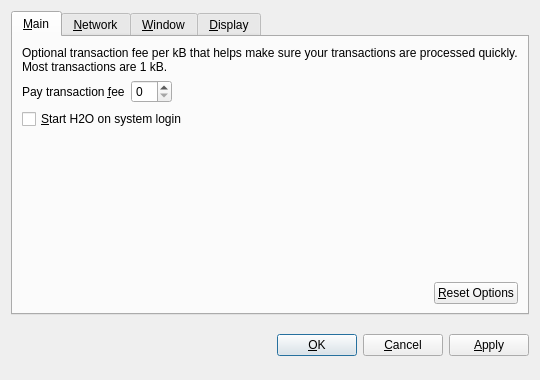
<?xml version="1.0" encoding="UTF-8"?>
<ui version="4.0">
 <class>OptionsDialog</class>
 <widget class="QDialog" name="OptionsDialog">
  <property name="geometry">
   <rect>
    <x>0</x>
    <y>0</y>
    <width>540</width>
    <height>380</height>
   </rect>
  </property>
  <property name="windowTitle">
   <string>Options</string>
  </property>
  <property name="modal">
   <bool>true</bool>
  </property>
  <layout class="QVBoxLayout" name="verticalLayout">
   <item>
    <widget class="QTabWidget" name="tabWidget">
     <property name="tabPosition">
      <enum>QTabWidget::North</enum>
     </property>
     <property name="currentIndex">
      <number>0</number>
     </property>
     <widget class="QWidget" name="tabMain">
      <attribute name="title">
       <string>&amp;Main</string>
      </attribute>
      <layout class="QVBoxLayout" name="verticalLayout_Main">
       <item>
        <widget class="QLabel" name="transactionFeeInfoLabel">
         <property name="text">
          <string>Optional transaction fee per kB that helps make sure your transactions are processed quickly. Most transactions are 1 kB.</string>
         </property>
         <property name="textFormat">
          <enum>Qt::PlainText</enum>
         </property>
         <property name="wordWrap">
          <bool>true</bool>
         </property>
        </widget>
       </item>
       <item>
        <layout class="QHBoxLayout" name="horizontalLayout_1_Main">
         <item>
          <widget class="QLabel" name="transactionFeeLabel">
           <property name="text">
            <string>Pay transaction &amp;fee</string>
           </property>
           <property name="textFormat">
            <enum>Qt::PlainText</enum>
           </property>
           <property name="buddy">
            <cstring>transactionFee</cstring>
           </property>
          </widget>
         </item>
         <item>
          <widget class="BitcoinAmountField" name="transactionFee"/>
         </item>
         <item>
          <spacer name="horizontalSpacer_1_Main">
           <property name="orientation">
            <enum>Qt::Horizontal</enum>
           </property>
           <property name="sizeHint" stdset="0">
            <size>
             <width>40</width>
             <height>20</height>
            </size>
           </property>
          </spacer>
         </item>
        </layout>
       </item>
       <item>
        <widget class="QCheckBox" name="bitcoinAtStartup">
         <property name="toolTip">
          <string>Automatically start H2O after logging in to the system.</string>
         </property>
         <property name="text">
          <string>&amp;Start H2O on system login</string>
         </property>
        </widget>
       </item>
       <item>
        <spacer name="verticalSpacer_Main">
         <property name="orientation">
          <enum>Qt::Vertical</enum>
         </property>
         <property name="sizeHint" stdset="0">
          <size>
           <width>20</width>
           <height>40</height>
          </size>
         </property>
        </spacer>
       </item>
       <item>
        <layout class="QHBoxLayout" name="horizontalLayout_2_Main">
         <item>
          <spacer name="horizontalSpacer_2_Main">
           <property name="orientation">
            <enum>Qt::Horizontal</enum>
           </property>
           <property name="sizeHint" stdset="0">
            <size>
             <width>40</width>
             <height>20</height>
            </size>
           </property>
          </spacer>
         </item>
         <item>
          <widget class="QPushButton" name="resetButton">
           <property name="toolTip">
            <string>Reset all client options to default.</string>
           </property>
           <property name="text">
            <string>&amp;Reset Options</string>
           </property>
           <property name="autoDefault">
            <bool>false</bool>
           </property>
          </widget>
         </item>
        </layout>
       </item>
      </layout>
     </widget>
     <widget class="QWidget" name="tabNetwork">
      <attribute name="title">
       <string>&amp;Network</string>
      </attribute>
      <layout class="QVBoxLayout" name="verticalLayout_Network">
       <item>
        <widget class="QCheckBox" name="mapPortUpnp">
         <property name="toolTip">
          <string>Automatically open the H2O client port on the router. This only works when your router supports UPnP and it is enabled.</string>
         </property>
         <property name="text">
          <string>Map port using &amp;UPnP</string>
         </property>
        </widget>
       </item>
       <item>
        <widget class="QCheckBox" name="connectSocks">
         <property name="toolTip">
          <string>Connect to the H2O network through a SOCKS proxy (e.g. when connecting through Tor).</string>
         </property>
         <property name="text">
          <string>&amp;Connect through SOCKS proxy:</string>
         </property>
        </widget>
       </item>
       <item>
        <layout class="QHBoxLayout" name="horizontalLayout_Network">
         <item>
          <widget class="QLabel" name="proxyIpLabel">
           <property name="text">
            <string>Proxy &amp;IP:</string>
           </property>
           <property name="textFormat">
            <enum>Qt::PlainText</enum>
           </property>
           <property name="buddy">
            <cstring>proxyIp</cstring>
           </property>
          </widget>
         </item>
         <item>
          <widget class="QValidatedLineEdit" name="proxyIp">
           <property name="maximumSize">
            <size>
             <width>140</width>
             <height>16777215</height>
            </size>
           </property>
           <property name="toolTip">
            <string>IP address of the proxy (e.g. 127.0.0.1)</string>
           </property>
          </widget>
         </item>
         <item>
          <widget class="QLabel" name="proxyPortLabel">
           <property name="text">
            <string>&amp;Port:</string>
           </property>
           <property name="textFormat">
            <enum>Qt::PlainText</enum>
           </property>
           <property name="buddy">
            <cstring>proxyPort</cstring>
           </property>
          </widget>
         </item>
         <item>
          <widget class="QLineEdit" name="proxyPort">
           <property name="maximumSize">
            <size>
             <width>55</width>
             <height>16777215</height>
            </size>
           </property>
           <property name="toolTip">
            <string>Port of the proxy (e.g. 9050)</string>
           </property>
          </widget>
         </item>
         <item>
          <widget class="QLabel" name="socksVersionLabel">
           <property name="text">
            <string>SOCKS &amp;Version:</string>
           </property>
           <property name="textFormat">
            <enum>Qt::PlainText</enum>
           </property>
           <property name="buddy">
            <cstring>socksVersion</cstring>
           </property>
          </widget>
         </item>
         <item>
          <widget class="QValueComboBox" name="socksVersion">
           <property name="toolTip">
            <string>SOCKS version of the proxy (e.g. 5)</string>
           </property>
          </widget>
         </item>
         <item>
          <spacer name="horizontalSpacer_Network">
           <property name="orientation">
            <enum>Qt::Horizontal</enum>
           </property>
           <property name="sizeHint" stdset="0">
            <size>
             <width>40</width>
             <height>20</height>
            </size>
           </property>
          </spacer>
         </item>
        </layout>
       </item>
       <item>
        <spacer name="verticalSpacer_Network">
         <property name="orientation">
          <enum>Qt::Vertical</enum>
         </property>
         <property name="sizeHint" stdset="0">
          <size>
           <width>20</width>
           <height>40</height>
          </size>
         </property>
        </spacer>
       </item>
      </layout>
     </widget>
     <widget class="QWidget" name="tabWindow">
      <attribute name="title">
       <string>&amp;Window</string>
      </attribute>
      <layout class="QVBoxLayout" name="verticalLayout_Window">
       <item>
        <widget class="QCheckBox" name="minimizeToTray">
         <property name="toolTip">
          <string>Show only a tray icon after minimizing the window.</string>
         </property>
         <property name="text">
          <string>&amp;Minimize to the tray instead of the taskbar</string>
         </property>
        </widget>
       </item>
       <item>
        <widget class="QCheckBox" name="minimizeOnClose">
         <property name="toolTip">
          <string>Minimize instead of exit the application when the window is closed. When this option is enabled, the application will be closed only after selecting Quit in the menu.</string>
         </property>
         <property name="text">
          <string>M&amp;inimize on close</string>
         </property>
        </widget>
       </item>
       <item>
        <spacer name="verticalSpacer_Window">
         <property name="orientation">
          <enum>Qt::Vertical</enum>
         </property>
         <property name="sizeHint" stdset="0">
          <size>
           <width>20</width>
           <height>40</height>
          </size>
         </property>
        </spacer>
       </item>
      </layout>
     </widget>
     <widget class="QWidget" name="tabDisplay">
      <attribute name="title">
       <string>&amp;Display</string>
      </attribute>
      <layout class="QVBoxLayout" name="verticalLayout_Display">
       <item>
        <layout class="QHBoxLayout" name="horizontalLayout_1_Display">
         <item>
          <widget class="QLabel" name="langLabel">
           <property name="text">
            <string>User Interface &amp;language:</string>
           </property>
           <property name="textFormat">
            <enum>Qt::PlainText</enum>
           </property>
           <property name="buddy">
            <cstring>lang</cstring>
           </property>
          </widget>
         </item>
         <item>
          <widget class="QValueComboBox" name="lang">
           <property name="toolTip">
            <string>The user interface language can be set here. This setting will take effect after restarting H2O.</string>
           </property>
          </widget>
         </item>
        </layout>
       </item>
       <item>
        <layout class="QHBoxLayout" name="horizontalLayout_2_Display">
         <item>
          <widget class="QLabel" name="unitLabel">
           <property name="text">
            <string>&amp;Unit to show amounts in:</string>
           </property>
           <property name="textFormat">
            <enum>Qt::PlainText</enum>
           </property>
           <property name="buddy">
            <cstring>unit</cstring>
           </property>
          </widget>
         </item>
         <item>
          <widget class="QValueComboBox" name="unit">
           <property name="toolTip">
            <string>Choose the default subdivision unit to show in the interface and when sending coins.</string>
           </property>
          </widget>
         </item>
        </layout>
       </item>
       <item>
        <widget class="QCheckBox" name="displayAddresses">
         <property name="toolTip">
          <string>Whether to show H2O addresses in the transaction list or not.</string>
         </property>
         <property name="text">
          <string>&amp;Display addresses in transaction list</string>
         </property>
        </widget>
       </item>
       <item>
        <widget class="QCheckBox" name="coinControlFeatures">
         <property name="toolTip">
          <string>Whether to show coin control features or not.</string>
         </property>
         <property name="text">
          <string>Display coin &amp;control features (experts only!)</string>
         </property>
        </widget>
       </item>
       <item>
        <spacer name="verticalSpacer_Display">
         <property name="orientation">
          <enum>Qt::Vertical</enum>
         </property>
         <property name="sizeHint" stdset="0">
          <size>
           <width>20</width>
           <height>40</height>
          </size>
         </property>
        </spacer>
       </item>
      </layout>
     </widget>
    </widget>
   </item>
   <item>
    <layout class="QHBoxLayout" name="horizontalLayout_Buttons">
     <item>
      <spacer name="horizontalSpacer_1">
       <property name="orientation">
        <enum>Qt::Horizontal</enum>
       </property>
       <property name="sizeHint" stdset="0">
        <size>
         <width>40</width>
         <height>48</height>
        </size>
       </property>
      </spacer>
     </item>
     <item>
      <widget class="QLabel" name="statusLabel">
       <property name="font">
        <font>
         <weight>75</weight>
         <bold>true</bold>
        </font>
       </property>
       <property name="text">
        <string/>
       </property>
       <property name="textFormat">
        <enum>Qt::PlainText</enum>
       </property>
       <property name="wordWrap">
        <bool>true</bool>
       </property>
      </widget>
     </item>
     <item>
      <spacer name="horizontalSpacer_2">
       <property name="orientation">
        <enum>Qt::Horizontal</enum>
       </property>
       <property name="sizeHint" stdset="0">
        <size>
         <width>40</width>
         <height>48</height>
        </size>
       </property>
      </spacer>
     </item>
     <item>
      <widget class="QPushButton" name="okButton">
       <property name="text">
        <string>&amp;OK</string>
       </property>
      </widget>
     </item>
     <item>
      <widget class="QPushButton" name="cancelButton">
       <property name="text">
        <string>&amp;Cancel</string>
       </property>
       <property name="autoDefault">
        <bool>false</bool>
       </property>
      </widget>
     </item>
     <item>
      <widget class="QPushButton" name="applyButton">
       <property name="text">
        <string>&amp;Apply</string>
       </property>
       <property name="autoDefault">
        <bool>false</bool>
       </property>
      </widget>
     </item>
    </layout>
   </item>
  </layout>
 </widget>
 <customwidgets>
  <customwidget>
   <class>BitcoinAmountField</class>
   <extends>QSpinBox</extends>
   <header>bitcoinamountfield.h</header>
  </customwidget>
  <customwidget>
   <class>QValueComboBox</class>
   <extends>QComboBox</extends>
   <header>qvaluecombobox.h</header>
  </customwidget>
  <customwidget>
   <class>QValidatedLineEdit</class>
   <extends>QLineEdit</extends>
   <header>qvalidatedlineedit.h</header>
  </customwidget>
 </customwidgets>
 <resources/>
 <connections/>
</ui>
